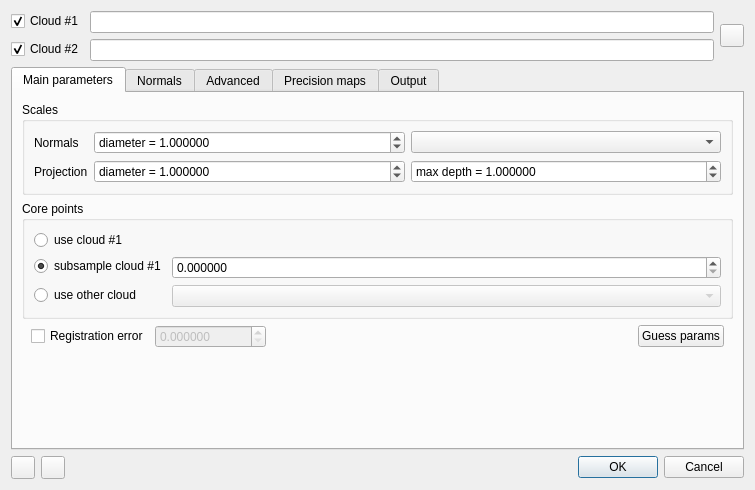
<?xml version="1.0" encoding="UTF-8"?>
<ui version="4.0">
 <class>M3C2Dialog</class>
 <widget class="QDialog" name="M3C2Dialog">
  <property name="geometry">
   <rect>
    <x>0</x>
    <y>0</y>
    <width>755</width>
    <height>490</height>
   </rect>
  </property>
  <property name="windowTitle">
   <string>M3C2 distance</string>
  </property>
  <property name="windowIcon">
   <iconset resource="../qM3C2.qrc">
    <normaloff>:/CC/plugin/qM3C2Plugin/images/iconM3C2.png</normaloff>:/CC/plugin/qM3C2Plugin/images/iconM3C2.png</iconset>
  </property>
  <layout class="QVBoxLayout" name="verticalLayout_7">
   <item>
    <layout class="QHBoxLayout" name="horizontalLayout_3">
     <item>
      <layout class="QFormLayout" name="formLayout_3">
       <item row="0" column="0">
        <widget class="QCheckBox" name="showCloud1CheckBox">
         <property name="text">
          <string>Cloud #1</string>
         </property>
         <property name="checked">
          <bool>true</bool>
         </property>
        </widget>
       </item>
       <item row="0" column="1">
        <widget class="QLineEdit" name="cloud1LineEdit"/>
       </item>
       <item row="1" column="0">
        <widget class="QCheckBox" name="showCloud2CheckBox">
         <property name="text">
          <string>Cloud #2</string>
         </property>
         <property name="checked">
          <bool>true</bool>
         </property>
        </widget>
       </item>
       <item row="1" column="1">
        <widget class="QLineEdit" name="cloud2LineEdit"/>
       </item>
      </layout>
     </item>
     <item>
      <widget class="QToolButton" name="swapCloudsToolButton">
       <property name="icon">
        <iconset resource="../qM3C2.qrc">
         <normaloff>:/CC/plugin/qM3C2Plugin/images/iconSwap.png</normaloff>:/CC/plugin/qM3C2Plugin/images/iconSwap.png</iconset>
       </property>
      </widget>
     </item>
    </layout>
   </item>
   <item>
    <widget class="QTabWidget" name="m3c2PMTabWidget">
     <property name="currentIndex">
      <number>0</number>
     </property>
     <widget class="QWidget" name="mainParams">
      <attribute name="title">
       <string>Main parameters</string>
      </attribute>
      <layout class="QVBoxLayout" name="verticalLayout">
       <item>
        <widget class="QGroupBox" name="mainGroupBox">
         <property name="title">
          <string>Scales</string>
         </property>
         <layout class="QGridLayout" name="gridLayout">
          <item row="0" column="1">
           <widget class="QDoubleSpinBox" name="normalScaleDoubleSpinBox">
            <property name="prefix">
             <string>diameter = </string>
            </property>
            <property name="decimals">
             <number>6</number>
            </property>
            <property name="minimum">
             <double>0.000001000000000</double>
            </property>
            <property name="maximum">
             <double>1000000000.000000000000000</double>
            </property>
            <property name="value">
             <double>1.000000000000000</double>
            </property>
           </widget>
          </item>
          <item row="1" column="0">
           <widget class="QLabel" name="label_2">
            <property name="sizePolicy">
             <sizepolicy hsizetype="Maximum" vsizetype="Preferred">
              <horstretch>0</horstretch>
              <verstretch>0</verstretch>
             </sizepolicy>
            </property>
            <property name="text">
             <string>Projection</string>
            </property>
           </widget>
          </item>
          <item row="0" column="0">
           <widget class="QLabel" name="label">
            <property name="sizePolicy">
             <sizepolicy hsizetype="Maximum" vsizetype="Preferred">
              <horstretch>0</horstretch>
              <verstretch>0</verstretch>
             </sizepolicy>
            </property>
            <property name="text">
             <string>Normals</string>
            </property>
            <property name="buddy">
             <cstring>mainGroupBox</cstring>
            </property>
           </widget>
          </item>
          <item row="1" column="1">
           <widget class="QDoubleSpinBox" name="cylDiameterDoubleSpinBox">
            <property name="prefix">
             <string>diameter = </string>
            </property>
            <property name="decimals">
             <number>6</number>
            </property>
            <property name="minimum">
             <double>0.000001000000000</double>
            </property>
            <property name="maximum">
             <double>1000000000.000000000000000</double>
            </property>
            <property name="value">
             <double>1.000000000000000</double>
            </property>
           </widget>
          </item>
          <item row="1" column="3">
           <widget class="QDoubleSpinBox" name="cylHalfHeightDoubleSpinBox">
            <property name="prefix">
             <string>max depth = </string>
            </property>
            <property name="decimals">
             <number>6</number>
            </property>
            <property name="minimum">
             <double>0.000001000000000</double>
            </property>
            <property name="maximum">
             <double>1000000000.000000000000000</double>
            </property>
            <property name="value">
             <double>1.000000000000000</double>
            </property>
           </widget>
          </item>
          <item row="0" column="3">
           <widget class="QComboBox" name="normalSourceComboBox"/>
          </item>
         </layout>
        </widget>
       </item>
       <item>
        <widget class="QGroupBox" name="corePointsGroupBox">
         <property name="title">
          <string>Core points</string>
         </property>
         <layout class="QFormLayout" name="formLayout">
          <item row="0" column="0">
           <widget class="QRadioButton" name="cpUseCloud1RadioButton">
            <property name="text">
             <string>use cloud #1</string>
            </property>
           </widget>
          </item>
          <item row="2" column="0">
           <widget class="QRadioButton" name="cpUseOtherCloudRadioButton">
            <property name="text">
             <string>use other cloud</string>
            </property>
           </widget>
          </item>
          <item row="2" column="1">
           <widget class="QComboBox" name="cpOtherCloudComboBox">
            <property name="enabled">
             <bool>false</bool>
            </property>
            <property name="toolTip">
             <string>Alternative core points cloud</string>
            </property>
           </widget>
          </item>
          <item row="1" column="0">
           <widget class="QRadioButton" name="cpSubsampleRadioButton">
            <property name="text">
             <string>subsample cloud #1</string>
            </property>
            <property name="checked">
             <bool>true</bool>
            </property>
           </widget>
          </item>
          <item row="1" column="1">
           <widget class="QDoubleSpinBox" name="cpSubsamplingDoubleSpinBox">
            <property name="toolTip">
             <string>Min. distance between points</string>
            </property>
            <property name="decimals">
             <number>6</number>
            </property>
            <property name="maximum">
             <double>1000000000.000000000000000</double>
            </property>
           </widget>
          </item>
         </layout>
        </widget>
       </item>
       <item>
        <widget class="QFrame" name="rmsFrame">
         <layout class="QHBoxLayout" name="horizontalLayout_4">
          <property name="topMargin">
           <number>0</number>
          </property>
          <property name="bottomMargin">
           <number>0</number>
          </property>
          <item>
           <widget class="QCheckBox" name="rmsCheckBox">
            <property name="text">
             <string>Registration error</string>
            </property>
           </widget>
          </item>
          <item>
           <widget class="QDoubleSpinBox" name="rmsDoubleSpinBox">
            <property name="enabled">
             <bool>false</bool>
            </property>
            <property name="toolTip">
             <string>Registration error (RMS - to be input by the user)</string>
            </property>
            <property name="decimals">
             <number>6</number>
            </property>
            <property name="maximum">
             <double>1000000000.000000000000000</double>
            </property>
           </widget>
          </item>
          <item>
           <spacer name="horizontalSpacer_2">
            <property name="orientation">
             <enum>Qt::Horizontal</enum>
            </property>
            <property name="sizeHint" stdset="0">
             <size>
              <width>40</width>
              <height>20</height>
             </size>
            </property>
           </spacer>
          </item>
          <item>
           <widget class="QPushButton" name="guessParamsPushButton">
            <property name="toolTip">
             <string>Tries to guess some parameters automatically</string>
            </property>
            <property name="text">
             <string>Guess params</string>
            </property>
           </widget>
          </item>
         </layout>
        </widget>
       </item>
       <item>
        <spacer name="verticalSpacer_4">
         <property name="orientation">
          <enum>Qt::Vertical</enum>
         </property>
         <property name="sizeHint" stdset="0">
          <size>
           <width>20</width>
           <height>40</height>
          </size>
         </property>
        </spacer>
       </item>
      </layout>
     </widget>
     <widget class="QWidget" name="normals">
      <attribute name="title">
       <string>Normals</string>
      </attribute>
      <layout class="QVBoxLayout" name="verticalLayout_4">
       <item>
        <widget class="QFrame" name="normParamsFrame">
         <layout class="QVBoxLayout" name="verticalLayout_3">
          <property name="leftMargin">
           <number>0</number>
          </property>
          <property name="topMargin">
           <number>0</number>
          </property>
          <property name="rightMargin">
           <number>0</number>
          </property>
          <property name="bottomMargin">
           <number>0</number>
          </property>
          <item>
           <widget class="QGroupBox" name="normCalcModeGroupBox">
            <property name="title">
             <string>Calculation mode</string>
            </property>
            <layout class="QVBoxLayout" name="verticalLayout_2">
             <item>
              <layout class="QHBoxLayout" name="horizontalLayout_2">
               <item>
                <widget class="QRadioButton" name="normDefaultRadioButton">
                 <property name="toolTip">
                  <string>Default fixed scale calculation</string>
                 </property>
                 <property name="text">
                  <string>Default</string>
                 </property>
                 <property name="checked">
                  <bool>true</bool>
                 </property>
                </widget>
               </item>
               <item>
                <widget class="QRadioButton" name="normMultiScaleRadioButton">
                 <property name="toolTip">
                  <string>Automatically use the scale at which the cloud is the more 'flat'</string>
                 </property>
                 <property name="text">
                  <string>Multi-scale</string>
                 </property>
                </widget>
               </item>
               <item>
                <widget class="QRadioButton" name="normVertRadioButton">
                 <property name="toolTip">
                  <string>Make the resulting normals purely Vertical</string>
                 </property>
                 <property name="text">
                  <string>Vertical</string>
                 </property>
                </widget>
               </item>
               <item>
                <widget class="QRadioButton" name="normHorizRadioButton">
                 <property name="toolTip">
                  <string>Make the resulting normals purely Horizontal</string>
                 </property>
                 <property name="text">
                  <string>Horizontal</string>
                 </property>
                </widget>
               </item>
              </layout>
             </item>
             <item>
              <widget class="QFrame" name="normMultiScaleFrame">
               <property name="enabled">
                <bool>false</bool>
               </property>
               <layout class="QHBoxLayout" name="horizontalLayout">
                <item>
                 <widget class="QDoubleSpinBox" name="minScaleDoubleSpinBox">
                  <property name="toolTip">
                   <string>Mininum scale</string>
                  </property>
                  <property name="prefix">
                   <string>Min = </string>
                  </property>
                  <property name="decimals">
                   <number>6</number>
                  </property>
                  <property name="minimum">
                   <double>0.000001000000000</double>
                  </property>
                  <property name="maximum">
                   <double>1000000000.000000000000000</double>
                  </property>
                  <property name="value">
                   <double>1.000000000000000</double>
                  </property>
                 </widget>
                </item>
                <item>
                 <widget class="QDoubleSpinBox" name="stepScaleDoubleSpinBox">
                  <property name="toolTip">
                   <string>Step</string>
                  </property>
                  <property name="prefix">
                   <string>Step = </string>
                  </property>
                  <property name="decimals">
                   <number>6</number>
                  </property>
                  <property name="minimum">
                   <double>0.000001000000000</double>
                  </property>
                  <property name="maximum">
                   <double>1000000000.000000000000000</double>
                  </property>
                  <property name="value">
                   <double>1.000000000000000</double>
                  </property>
                 </widget>
                </item>
                <item>
                 <widget class="QDoubleSpinBox" name="maxScaleDoubleSpinBox">
                  <property name="toolTip">
                   <string>Max scale</string>
                  </property>
                  <property name="prefix">
                   <string>Max = </string>
                  </property>
                  <property name="decimals">
                   <number>6</number>
                  </property>
                  <property name="minimum">
                   <double>0.000001000000000</double>
                  </property>
                  <property name="maximum">
                   <double>1000000000.000000000000000</double>
                  </property>
                  <property name="value">
                   <double>1.000000000000000</double>
                  </property>
                 </widget>
                </item>
               </layout>
              </widget>
             </item>
             <item>
              <widget class="QCheckBox" name="normUseCorePointsCheckBox">
               <property name="toolTip">
                <string>Use core points for normal calculation (instead of cloud #1)</string>
               </property>
               <property name="text">
                <string>Use core points for normal calculation</string>
               </property>
              </widget>
             </item>
            </layout>
           </widget>
          </item>
          <item>
           <widget class="QGroupBox" name="normOriGroupBox">
            <property name="title">
             <string>Orientation</string>
            </property>
            <layout class="QFormLayout" name="formLayout_2">
             <item row="0" column="0">
              <widget class="QRadioButton" name="normOriPreferredRadioButton">
               <property name="text">
                <string>Preferred orientation</string>
               </property>
               <property name="checked">
                <bool>true</bool>
               </property>
              </widget>
             </item>
             <item row="0" column="1">
              <widget class="QComboBox" name="normOriPreferredComboBox">
               <property name="currentIndex">
                <number>4</number>
               </property>
               <property name="sizeAdjustPolicy">
                <enum>QComboBox::AdjustToContents</enum>
               </property>
               <item>
                <property name="text">
                 <string notr="true">+X</string>
                </property>
               </item>
               <item>
                <property name="text">
                 <string notr="true">-X</string>
                </property>
               </item>
               <item>
                <property name="text">
                 <string notr="true">+Y</string>
                </property>
               </item>
               <item>
                <property name="text">
                 <string notr="true">-Y</string>
                </property>
               </item>
               <item>
                <property name="text">
                 <string notr="true">+Z</string>
                </property>
               </item>
               <item>
                <property name="text">
                 <string notr="true">-Z</string>
                </property>
               </item>
               <item>
                <property name="text">
                 <string>+Barycenter</string>
                </property>
               </item>
               <item>
                <property name="text">
                 <string>- Barycenter</string>
                </property>
               </item>
               <item>
                <property name="text">
                 <string notr="true">+ (0,0,0)</string>
                </property>
               </item>
               <item>
                <property name="text">
                 <string notr="true">- (0,0,0)</string>
                </property>
               </item>
              </widget>
             </item>
             <item row="1" column="0">
              <widget class="QRadioButton" name="normOriUseCloudRadioButton">
               <property name="toolTip">
                <string>Sensor(s) position(s) as a cloud (one point per position)</string>
               </property>
               <property name="text">
                <string>Use sensor position(s)</string>
               </property>
              </widget>
             </item>
             <item row="1" column="1">
              <widget class="QComboBox" name="normOriCloudComboBox">
               <property name="enabled">
                <bool>false</bool>
               </property>
               <property name="toolTip">
                <string>Alternative core points cloud</string>
               </property>
              </widget>
             </item>
            </layout>
           </widget>
          </item>
         </layout>
        </widget>
       </item>
       <item>
        <spacer name="verticalSpacer">
         <property name="orientation">
          <enum>Qt::Vertical</enum>
         </property>
         <property name="sizeHint" stdset="0">
          <size>
           <width>20</width>
           <height>40</height>
          </size>
         </property>
        </spacer>
       </item>
      </layout>
     </widget>
     <widget class="QWidget" name="advanced">
      <attribute name="title">
       <string>Advanced</string>
      </attribute>
      <layout class="QVBoxLayout" name="verticalLayout_5">
       <item>
        <widget class="QCheckBox" name="useSinglePass4DepthCheckBox">
         <property name="toolTip">
          <string>Slower but it guarantees that all the cylinder will be explored</string>
         </property>
         <property name="text">
          <string>Do not use multiple pass for depth</string>
         </property>
        </widget>
       </item>
       <item>
        <widget class="QCheckBox" name="positiveSearchOnlyCheckBox">
         <property name="toolTip">
          <string>Search the points only in the 'positive' side of the cylinder (relatively to the point normal)</string>
         </property>
         <property name="text">
          <string>Only search points in the positive half-space (relatively to the normal)</string>
         </property>
        </widget>
       </item>
       <item>
        <widget class="QCheckBox" name="useMedianCheckBox">
         <property name="text">
          <string>Use median and interquatile range (instead of mean and std. dev.)</string>
         </property>
        </widget>
       </item>
       <item>
        <widget class="QFrame" name="minPoints4StatsFrame">
         <layout class="QHBoxLayout" name="horizontalLayout_5">
          <property name="leftMargin">
           <number>0</number>
          </property>
          <property name="topMargin">
           <number>0</number>
          </property>
          <property name="rightMargin">
           <number>0</number>
          </property>
          <property name="bottomMargin">
           <number>0</number>
          </property>
          <item>
           <widget class="QCheckBox" name="useMinPoints4StatCheckBox">
            <property name="text">
             <string>Specify minimum number of points for statistics computation</string>
            </property>
           </widget>
          </item>
          <item>
           <widget class="QSpinBox" name="minPoints4StatSpinBox">
            <property name="enabled">
             <bool>false</bool>
            </property>
            <property name="minimum">
             <number>1</number>
            </property>
            <property name="maximum">
             <number>1000000000</number>
            </property>
            <property name="value">
             <number>5</number>
            </property>
           </widget>
          </item>
          <item>
           <spacer name="horizontalSpacer_5">
            <property name="orientation">
             <enum>Qt::Horizontal</enum>
            </property>
            <property name="sizeHint" stdset="0">
             <size>
              <width>40</width>
              <height>20</height>
             </size>
            </property>
           </spacer>
          </item>
         </layout>
        </widget>
       </item>
       <item>
        <widget class="QFrame" name="frame">
         <property name="frameShape">
          <enum>QFrame::StyledPanel</enum>
         </property>
         <property name="frameShadow">
          <enum>QFrame::Raised</enum>
         </property>
         <layout class="QHBoxLayout" name="horizontalLayout_8">
          <property name="leftMargin">
           <number>0</number>
          </property>
          <property name="topMargin">
           <number>0</number>
          </property>
          <property name="rightMargin">
           <number>0</number>
          </property>
          <property name="bottomMargin">
           <number>0</number>
          </property>
          <item>
           <widget class="QLabel" name="label_3">
            <property name="text">
             <string>Max thread count</string>
            </property>
           </widget>
          </item>
          <item>
           <widget class="QSpinBox" name="maxThreadCountSpinBox">
            <property name="suffix">
             <string notr="true"> / 8</string>
            </property>
           </widget>
          </item>
          <item>
           <spacer name="horizontalSpacer">
            <property name="orientation">
             <enum>Qt::Horizontal</enum>
            </property>
            <property name="sizeHint" stdset="0">
             <size>
              <width>40</width>
              <height>20</height>
             </size>
            </property>
           </spacer>
          </item>
         </layout>
        </widget>
       </item>
       <item>
        <spacer name="verticalSpacer_2">
         <property name="orientation">
          <enum>Qt::Vertical</enum>
         </property>
         <property name="sizeHint" stdset="0">
          <size>
           <width>20</width>
           <height>177</height>
          </size>
         </property>
        </spacer>
       </item>
      </layout>
     </widget>
     <widget class="QWidget" name="tab">
      <attribute name="title">
       <string>Precision maps</string>
      </attribute>
      <layout class="QVBoxLayout" name="verticalLayout_8">
       <item>
        <widget class="QTextBrowser" name="m3c2PMTextBrowser">
         <property name="sizePolicy">
          <sizepolicy hsizetype="Expanding" vsizetype="Maximum">
           <horstretch>0</horstretch>
           <verstretch>0</verstretch>
          </sizepolicy>
         </property>
         <property name="html">
          <string>&lt;!DOCTYPE HTML PUBLIC &quot;-//W3C//DTD HTML 4.0//EN&quot; &quot;http://www.w3.org/TR/REC-html40/strict.dtd&quot;&gt;
&lt;html&gt;&lt;head&gt;&lt;meta name=&quot;qrichtext&quot; content=&quot;1&quot; /&gt;&lt;style type=&quot;text/css&quot;&gt;
p, li { white-space: pre-wrap; }
&lt;/style&gt;&lt;/head&gt;&lt;body style=&quot; font-family:'MS Shell Dlg 2'; font-size:8.25pt; font-weight:400; font-style:normal;&quot;&gt;
&lt;p align=&quot;center&quot; style=&quot; margin-top:0px; margin-bottom:0px; margin-left:0px; margin-right:0px; -qt-block-indent:0; text-indent:0px;&quot;&gt;&lt;span style=&quot; font-size:10pt; font-weight:600;&quot;&gt;3D uncertainty-based topographic change detection with SfM photogrammetry: precision maps for ground control and directly georeferenced surveys&lt;/span&gt;&lt;/p&gt;
&lt;p align=&quot;center&quot; style=&quot; margin-top:0px; margin-bottom:0px; margin-left:0px; margin-right:0px; -qt-block-indent:0; text-indent:0px;&quot;&gt;&lt;span style=&quot; font-size:8pt;&quot;&gt;Mike R. James, Stuart Robson and Mark W. Smith (&lt;/span&gt;&lt;a href=&quot;http://onlinelibrary.wiley.com/doi/10.1002/esp.4125/abstract&quot;&gt;&lt;span style=&quot; font-size:8pt; text-decoration: underline; color:#0000ff;&quot;&gt;DOI: 10.1002/esp.4125&lt;/span&gt;&lt;/a&gt;&lt;span style=&quot; font-size:8pt;&quot;&gt;)&lt;/span&gt;&lt;/p&gt;&lt;/body&gt;&lt;/html&gt;</string>
         </property>
         <property name="openExternalLinks">
          <bool>true</bool>
         </property>
        </widget>
       </item>
       <item>
        <widget class="QGroupBox" name="precisionMapsGroupBox">
         <property name="sizePolicy">
          <sizepolicy hsizetype="Preferred" vsizetype="Expanding">
           <horstretch>0</horstretch>
           <verstretch>0</verstretch>
          </sizepolicy>
         </property>
         <property name="title">
          <string>Use precision information in scalar fields instead of roughness-based uncertainty estimates</string>
         </property>
         <property name="checkable">
          <bool>true</bool>
         </property>
         <property name="checked">
          <bool>false</bool>
         </property>
         <layout class="QGridLayout" name="gridLayout_2" columnstretch="1,2,2">
          <item row="0" column="2">
           <widget class="QLabel" name="label_6">
            <property name="text">
             <string>Cloud #2</string>
            </property>
            <property name="alignment">
             <set>Qt::AlignCenter</set>
            </property>
           </widget>
          </item>
          <item row="0" column="1">
           <widget class="QLabel" name="label_4">
            <property name="text">
             <string>Cloud #1</string>
            </property>
            <property name="alignment">
             <set>Qt::AlignCenter</set>
            </property>
           </widget>
          </item>
          <item row="2" column="0">
           <widget class="QLabel" name="label_8">
            <property name="text">
             <string>Sigma(y)</string>
            </property>
           </widget>
          </item>
          <item row="1" column="2">
           <widget class="QComboBox" name="c2SxComboBox"/>
          </item>
          <item row="2" column="1">
           <widget class="QComboBox" name="c1SyComboBox"/>
          </item>
          <item row="1" column="1">
           <widget class="QComboBox" name="c1SxComboBox"/>
          </item>
          <item row="1" column="0">
           <widget class="QLabel" name="label_7">
            <property name="text">
             <string>Sigma(x)</string>
            </property>
           </widget>
          </item>
          <item row="2" column="2">
           <widget class="QComboBox" name="c2SyComboBox"/>
          </item>
          <item row="3" column="1">
           <widget class="QComboBox" name="c1SzComboBox"/>
          </item>
          <item row="3" column="0">
           <widget class="QLabel" name="label_9">
            <property name="text">
             <string>Sigma(z)</string>
            </property>
           </widget>
          </item>
          <item row="3" column="2">
           <widget class="QComboBox" name="c2SzComboBox"/>
          </item>
          <item row="4" column="0">
           <widget class="QLabel" name="label_10">
            <property name="text">
             <string>Scale</string>
            </property>
           </widget>
          </item>
          <item row="4" column="1">
           <widget class="QDoubleSpinBox" name="pm1ScaleDoubleSpinBox">
            <property name="toolTip">
             <string>From SF units to cloud units</string>
            </property>
            <property name="decimals">
             <number>6</number>
            </property>
            <property name="minimum">
             <double>0.000001000000000</double>
            </property>
            <property name="maximum">
             <double>1000000.000000000000000</double>
            </property>
            <property name="value">
             <double>1.000000000000000</double>
            </property>
           </widget>
          </item>
          <item row="4" column="2">
           <widget class="QDoubleSpinBox" name="pm2ScaleDoubleSpinBox">
            <property name="toolTip">
             <string>From SF units to cloud units</string>
            </property>
            <property name="decimals">
             <number>6</number>
            </property>
            <property name="minimum">
             <double>0.000001000000000</double>
            </property>
            <property name="maximum">
             <double>1000000.000000000000000</double>
            </property>
            <property name="value">
             <double>1.000000000000000</double>
            </property>
           </widget>
          </item>
         </layout>
        </widget>
       </item>
      </layout>
     </widget>
     <widget class="QWidget" name="output">
      <attribute name="title">
       <string>Output</string>
      </attribute>
      <layout class="QVBoxLayout" name="verticalLayout_6">
       <item>
        <layout class="QHBoxLayout" name="horizontalLayout_6">
         <item>
          <widget class="QLabel" name="label_5">
           <property name="text">
            <string>Project core points on</string>
           </property>
          </widget>
         </item>
         <item>
          <widget class="QComboBox" name="projDestComboBox">
           <property name="currentIndex">
            <number>1</number>
           </property>
           <property name="maxVisibleItems">
            <number>3</number>
           </property>
           <property name="maxCount">
            <number>3</number>
           </property>
           <item>
            <property name="text">
             <string>Cloud #1</string>
            </property>
           </item>
           <item>
            <property name="text">
             <string>Cloud #2</string>
            </property>
           </item>
           <item>
            <property name="text">
             <string>Keep original positions</string>
            </property>
           </item>
          </widget>
         </item>
         <item>
          <widget class="QCheckBox" name="useOriginalCloudCheckBox">
           <property name="text">
            <string>use original cloud</string>
           </property>
          </widget>
         </item>
         <item>
          <spacer name="horizontalSpacer_3">
           <property name="orientation">
            <enum>Qt::Horizontal</enum>
           </property>
           <property name="sizeHint" stdset="0">
            <size>
             <width>40</width>
             <height>20</height>
            </size>
           </property>
          </spacer>
         </item>
        </layout>
       </item>
       <item>
        <widget class="QCheckBox" name="exportStdDevInfoCheckBox">
         <property name="toolTip">
          <string>Adds two scalar fields (std_cloud#1 and std_cloud#2)</string>
         </property>
         <property name="text">
          <string>Export standard deviation information</string>
         </property>
        </widget>
       </item>
       <item>
        <widget class="QCheckBox" name="exportDensityAtProjScaleCheckBox">
         <property name="toolTip">
          <string>Adds one scalar field (point count per core point)</string>
         </property>
         <property name="text">
          <string>Export point density at projection scale</string>
         </property>
        </widget>
       </item>
       <item>
        <spacer name="verticalSpacer_3">
         <property name="orientation">
          <enum>Qt::Vertical</enum>
         </property>
         <property name="sizeHint" stdset="0">
          <size>
           <width>20</width>
           <height>177</height>
          </size>
         </property>
        </spacer>
       </item>
      </layout>
     </widget>
    </widget>
   </item>
   <item>
    <layout class="QHBoxLayout" name="horizontalLayout_7">
     <item>
      <widget class="QToolButton" name="loadParamsToolButton">
       <property name="toolTip">
        <string>Load parameters from file</string>
       </property>
       <property name="icon">
        <iconset resource="../qM3C2.qrc">
         <normaloff>:/CC/plugin/qM3C2Plugin/images/iconLoad.png</normaloff>:/CC/plugin/qM3C2Plugin/images/iconLoad.png</iconset>
       </property>
      </widget>
     </item>
     <item>
      <widget class="QToolButton" name="saveParamsToolButton">
       <property name="toolTip">
        <string>Save parameters to file</string>
       </property>
       <property name="icon">
        <iconset resource="../qM3C2.qrc">
         <normaloff>:/CC/plugin/qM3C2Plugin/images/iconSave.png</normaloff>:/CC/plugin/qM3C2Plugin/images/iconSave.png</iconset>
       </property>
      </widget>
     </item>
     <item>
      <widget class="QDialogButtonBox" name="buttonBox">
       <property name="orientation">
        <enum>Qt::Horizontal</enum>
       </property>
       <property name="standardButtons">
        <set>QDialogButtonBox::Cancel|QDialogButtonBox::Ok</set>
       </property>
      </widget>
     </item>
    </layout>
   </item>
  </layout>
 </widget>
 <tabstops>
  <tabstop>showCloud1CheckBox</tabstop>
  <tabstop>cloud1LineEdit</tabstop>
  <tabstop>showCloud2CheckBox</tabstop>
  <tabstop>cloud2LineEdit</tabstop>
  <tabstop>swapCloudsToolButton</tabstop>
  <tabstop>m3c2PMTabWidget</tabstop>
  <tabstop>normalScaleDoubleSpinBox</tabstop>
  <tabstop>cylDiameterDoubleSpinBox</tabstop>
  <tabstop>cylHalfHeightDoubleSpinBox</tabstop>
  <tabstop>cpUseCloud1RadioButton</tabstop>
  <tabstop>cpSubsampleRadioButton</tabstop>
  <tabstop>cpSubsamplingDoubleSpinBox</tabstop>
  <tabstop>cpUseOtherCloudRadioButton</tabstop>
  <tabstop>cpOtherCloudComboBox</tabstop>
  <tabstop>rmsCheckBox</tabstop>
  <tabstop>rmsDoubleSpinBox</tabstop>
  <tabstop>normDefaultRadioButton</tabstop>
  <tabstop>normMultiScaleRadioButton</tabstop>
  <tabstop>normVertRadioButton</tabstop>
  <tabstop>normHorizRadioButton</tabstop>
  <tabstop>minScaleDoubleSpinBox</tabstop>
  <tabstop>stepScaleDoubleSpinBox</tabstop>
  <tabstop>maxScaleDoubleSpinBox</tabstop>
  <tabstop>normUseCorePointsCheckBox</tabstop>
  <tabstop>normOriPreferredRadioButton</tabstop>
  <tabstop>normOriPreferredComboBox</tabstop>
  <tabstop>normOriUseCloudRadioButton</tabstop>
  <tabstop>normOriCloudComboBox</tabstop>
  <tabstop>useSinglePass4DepthCheckBox</tabstop>
  <tabstop>useMedianCheckBox</tabstop>
  <tabstop>useMinPoints4StatCheckBox</tabstop>
  <tabstop>minPoints4StatSpinBox</tabstop>
  <tabstop>projDestComboBox</tabstop>
  <tabstop>exportStdDevInfoCheckBox</tabstop>
  <tabstop>exportDensityAtProjScaleCheckBox</tabstop>
  <tabstop>loadParamsToolButton</tabstop>
  <tabstop>saveParamsToolButton</tabstop>
  <tabstop>buttonBox</tabstop>
 </tabstops>
 <resources>
  <include location="../qM3C2.qrc"/>
 </resources>
 <connections>
  <connection>
   <sender>buttonBox</sender>
   <signal>accepted()</signal>
   <receiver>M3C2Dialog</receiver>
   <slot>accept()</slot>
   <hints>
    <hint type="sourcelabel">
     <x>316</x>
     <y>358</y>
    </hint>
    <hint type="destinationlabel">
     <x>157</x>
     <y>274</y>
    </hint>
   </hints>
  </connection>
  <connection>
   <sender>buttonBox</sender>
   <signal>rejected()</signal>
   <receiver>M3C2Dialog</receiver>
   <slot>reject()</slot>
   <hints>
    <hint type="sourcelabel">
     <x>384</x>
     <y>358</y>
    </hint>
    <hint type="destinationlabel">
     <x>286</x>
     <y>274</y>
    </hint>
   </hints>
  </connection>
  <connection>
   <sender>cpUseOtherCloudRadioButton</sender>
   <signal>toggled(bool)</signal>
   <receiver>cpOtherCloudComboBox</receiver>
   <slot>setEnabled(bool)</slot>
   <hints>
    <hint type="sourcelabel">
     <x>126</x>
     <y>269</y>
    </hint>
    <hint type="destinationlabel">
     <x>417</x>
     <y>272</y>
    </hint>
   </hints>
  </connection>
  <connection>
   <sender>cpSubsampleRadioButton</sender>
   <signal>toggled(bool)</signal>
   <receiver>cpSubsamplingDoubleSpinBox</receiver>
   <slot>setEnabled(bool)</slot>
   <hints>
    <hint type="sourcelabel">
     <x>147</x>
     <y>243</y>
    </hint>
    <hint type="destinationlabel">
     <x>417</x>
     <y>246</y>
    </hint>
   </hints>
  </connection>
  <connection>
   <sender>normMultiScaleRadioButton</sender>
   <signal>toggled(bool)</signal>
   <receiver>normMultiScaleFrame</receiver>
   <slot>setEnabled(bool)</slot>
   <hints>
    <hint type="sourcelabel">
     <x>220</x>
     <y>136</y>
    </hint>
    <hint type="destinationlabel">
     <x>326</x>
     <y>181</y>
    </hint>
   </hints>
  </connection>
  <connection>
   <sender>normOriUseCloudRadioButton</sender>
   <signal>toggled(bool)</signal>
   <receiver>normOriCloudComboBox</receiver>
   <slot>setEnabled(bool)</slot>
   <hints>
    <hint type="sourcelabel">
     <x>125</x>
     <y>288</y>
    </hint>
    <hint type="destinationlabel">
     <x>347</x>
     <y>289</y>
    </hint>
   </hints>
  </connection>
  <connection>
   <sender>normOriPreferredRadioButton</sender>
   <signal>toggled(bool)</signal>
   <receiver>normOriPreferredComboBox</receiver>
   <slot>setEnabled(bool)</slot>
   <hints>
    <hint type="sourcelabel">
     <x>149</x>
     <y>260</y>
    </hint>
    <hint type="destinationlabel">
     <x>261</x>
     <y>259</y>
    </hint>
   </hints>
  </connection>
  <connection>
   <sender>rmsCheckBox</sender>
   <signal>toggled(bool)</signal>
   <receiver>rmsDoubleSpinBox</receiver>
   <slot>setEnabled(bool)</slot>
   <hints>
    <hint type="sourcelabel">
     <x>93</x>
     <y>306</y>
    </hint>
    <hint type="destinationlabel">
     <x>263</x>
     <y>308</y>
    </hint>
   </hints>
  </connection>
  <connection>
   <sender>precisionMapsGroupBox</sender>
   <signal>toggled(bool)</signal>
   <receiver>useMedianCheckBox</receiver>
   <slot>setDisabled(bool)</slot>
   <hints>
    <hint type="sourcelabel">
     <x>282</x>
     <y>248</y>
    </hint>
    <hint type="destinationlabel">
     <x>282</x>
     <y>150</y>
    </hint>
   </hints>
  </connection>
  <connection>
   <sender>precisionMapsGroupBox</sender>
   <signal>toggled(bool)</signal>
   <receiver>minPoints4StatsFrame</receiver>
   <slot>setDisabled(bool)</slot>
   <hints>
    <hint type="sourcelabel">
     <x>282</x>
     <y>248</y>
    </hint>
    <hint type="destinationlabel">
     <x>282</x>
     <y>174</y>
    </hint>
   </hints>
  </connection>
 </connections>
</ui>
